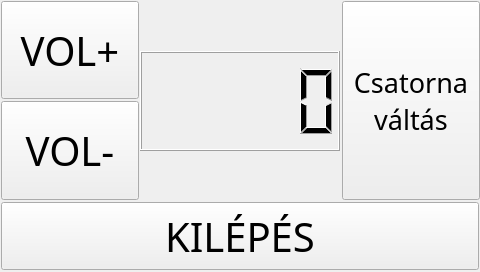
<?xml version="1.0" encoding="UTF-8"?>
<ui version="4.0">
 <class>RadioWindow</class>
 <widget class="QWidget" name="RadioWindow">
  <property name="geometry">
   <rect>
    <x>0</x>
    <y>0</y>
    <width>480</width>
    <height>272</height>
   </rect>
  </property>
  <property name="cursor">
   <cursorShape>BlankCursor</cursorShape>
  </property>
  <property name="windowTitle">
   <string>Form</string>
  </property>
  <widget class="QPushButton" name="backButton">
   <property name="geometry">
    <rect>
     <x>1</x>
     <y>202</y>
     <width>478</width>
     <height>68</height>
    </rect>
   </property>
   <property name="font">
    <font>
     <family>Umpush</family>
     <pointsize>30</pointsize>
    </font>
   </property>
   <property name="text">
    <string>KILÉPÉS</string>
   </property>
  </widget>
  <widget class="QPushButton" name="volumeUpButton">
   <property name="geometry">
    <rect>
     <x>1</x>
     <y>1</y>
     <width>138</width>
     <height>98</height>
    </rect>
   </property>
   <property name="font">
    <font>
     <family>Umpush</family>
     <pointsize>30</pointsize>
    </font>
   </property>
   <property name="text">
    <string>VOL+</string>
   </property>
  </widget>
  <widget class="QPushButton" name="volumeDownButton">
   <property name="geometry">
    <rect>
     <x>1</x>
     <y>101</y>
     <width>138</width>
     <height>99</height>
    </rect>
   </property>
   <property name="font">
    <font>
     <family>Umpush</family>
     <pointsize>30</pointsize>
    </font>
   </property>
   <property name="text">
    <string>VOL-</string>
   </property>
  </widget>
  <widget class="QPushButton" name="changeButton">
   <property name="geometry">
    <rect>
     <x>342</x>
     <y>1</y>
     <width>138</width>
     <height>199</height>
    </rect>
   </property>
   <property name="font">
    <font>
     <family>Umpush</family>
     <pointsize>20</pointsize>
    </font>
   </property>
   <property name="text">
    <string>Csatorna
váltás</string>
   </property>
  </widget>
  <widget class="QLCDNumber" name="channelNumber">
   <property name="geometry">
    <rect>
     <x>140</x>
     <y>51</y>
     <width>200</width>
     <height>100</height>
    </rect>
   </property>
  </widget>
 </widget>
 <resources/>
 <connections/>
</ui>
